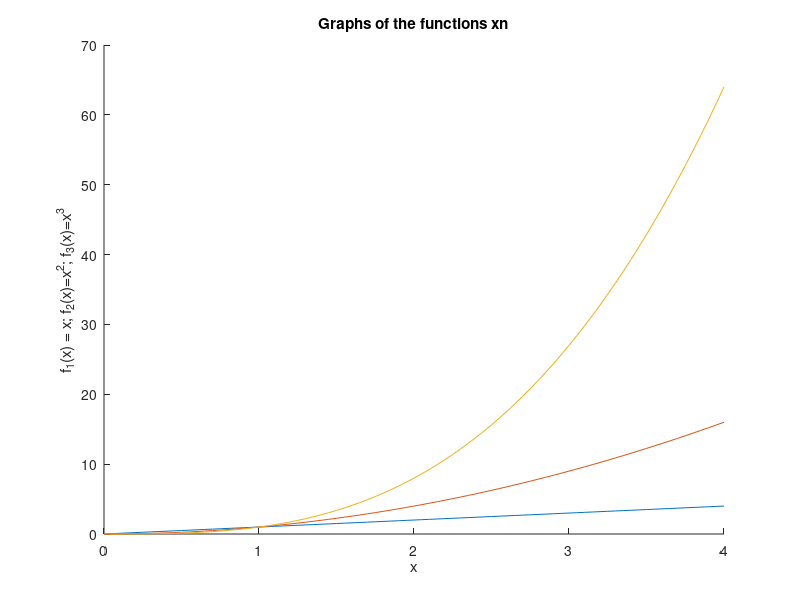

This chart was generated by the following MATLAB code: (Note: this script raises an error after producing the figure.)
% Dmytro Polishchuk Ekfu-25/1
% 25.09.2026

%% task1
v1 = linspace(0,4,81);
fv1 = v1;
fv2 = v1.^2;
fv3 = v1.^3;
hold on;
title('Graphs of the functions xn');
ylabel('f_1(x) = x; f_2(x)=x^2; f_3(x)=x^3');
xlabel('x');
plot(v1,fv1);
plot(v1,fv2);
plot(v1,fv3);
hold off;


%% task2
xv2 = linspace(0,10*pi,500);
yv2 = sin(v2).*cos(v2);
zv2 = cos(v2);
figure;

subplot(2, 1, 1);
plot3(xv2, yv2, zv2, 'b', 'LineWidth', 1.2);
grid on;
title('a) 3D plot of y(x) and z(x)');
xlabel('x');
ylabel('y = sin(x)cos(x)');
zlabel('z = cos(x)');
xlim([0 10*pi]);
ylim([-0.6 0.6]);
zlim([-1.2 1.2]);

subplot(2, 1, 2);
polarplot(xv2, yv2, 'k', 'LineWidth', 1.2);
title('b) Polar plot of y(x)');

%% task P
% --- Signals from Task 3 ---
A = 6;
f = 4;
sigma = 1.2;
U1 = 3.5;
U2 = 2.5;

t = 0:0.001:1.5;
s = A*sin(2*pi*f*t) + 0.5*A*cos(4*pi*f*t);
n = sigma * randn(size(t));
s_noisy = s + n;

idx = s_noisy > U1;    % locations where the signal exceeds U1
t_a = t(idx);          % corresponding time instants
s_a = s_noisy(idx);    % original signal values exceeding U1

s_filtered = s_a;
s_filtered(abs(s_filtered) < U2) = 0;

dt = t(2) - t(1);
gapAfter = find(diff(t_a) > 1.5 * dt);
t_line = t_a;
s_line = s_filtered;
for k = numel(gapAfter):-1:1        % insert from the end so indices stay valid
    pos = gapAfter(k) + 1;
    t_line = [t_line(1:pos-1), NaN, t_line(pos:end)];
    s_line = [s_line(1:pos-1), NaN, s_line(pos:end)];
end

% --- Figure ---
purpleColor = [0.5 0 0.5];
greenColor  = [0   0.6 0];
figure('Color', 'w', 'Position', [100 100 1200 500]);

% a) Original and filtered signals with threshold lines
subplot(1, 2, 1);
hold on;
plot(t,   s_noisy,    'b--', 'LineWidth', 1.5);   % original signal (dashed)
plot(t_line, s_line,  'r:',  'LineWidth', 1.5);   % filtered signal (dotted)
yline(U1, '-',  'Color', purpleColor, 'LineWidth', 1.5);
yline(U2, '--', 'Color', greenColor,  'LineWidth', 1.2);
hold off;
grid on;
xlabel('Time, s');
ylabel('Voltage, V');
title('Original and Filtered Signals', 'Color', purpleColor, 'FontSize', 16);
legend('Original signal', 'Filtered signal', 'U_1 threshold', 'U_2 threshold', ...
       'Location', 'best');
xlim([t(1), t(end)]);
ylim([min(min(s_noisy), U2) - 1, max(max(s_noisy), U1) + 1]);

% b) Discrete display of values exceeding U1, with max/min markers
subplot(1, 2, 2);
hold on;
stem(t_a, s_a, 'filled', 'Color', [0 0.4 0.8], 'LineWidth', 1.5);

maxVal = max(s_a);
minVal = min(s_a);
plot(t_a(s_a == maxVal), s_a(s_a == maxVal), 'c*', 'MarkerSize', 12, 'LineWidth', 2);
plot(t_a(s_a == minVal), s_a(s_a == minVal), 'mo', 'MarkerSize', 10, ...
     'LineWidth', 2, 'MarkerFaceColor', 'm');
hold off;
grid on;
xlabel('Time, s');
ylabel('Voltage, V');
title('Signal Values Exceeding U_1', 'Color', purpleColor, 'FontSize', 16);
legend('Signal > U_1', 'Maximum value', 'Minimum value', 'Location', 'best');
xlim([min(t_a) - 0.05, max(t_a) + 0.05]);
ylim([minVal - 0.5, maxVal + 0.5]);
